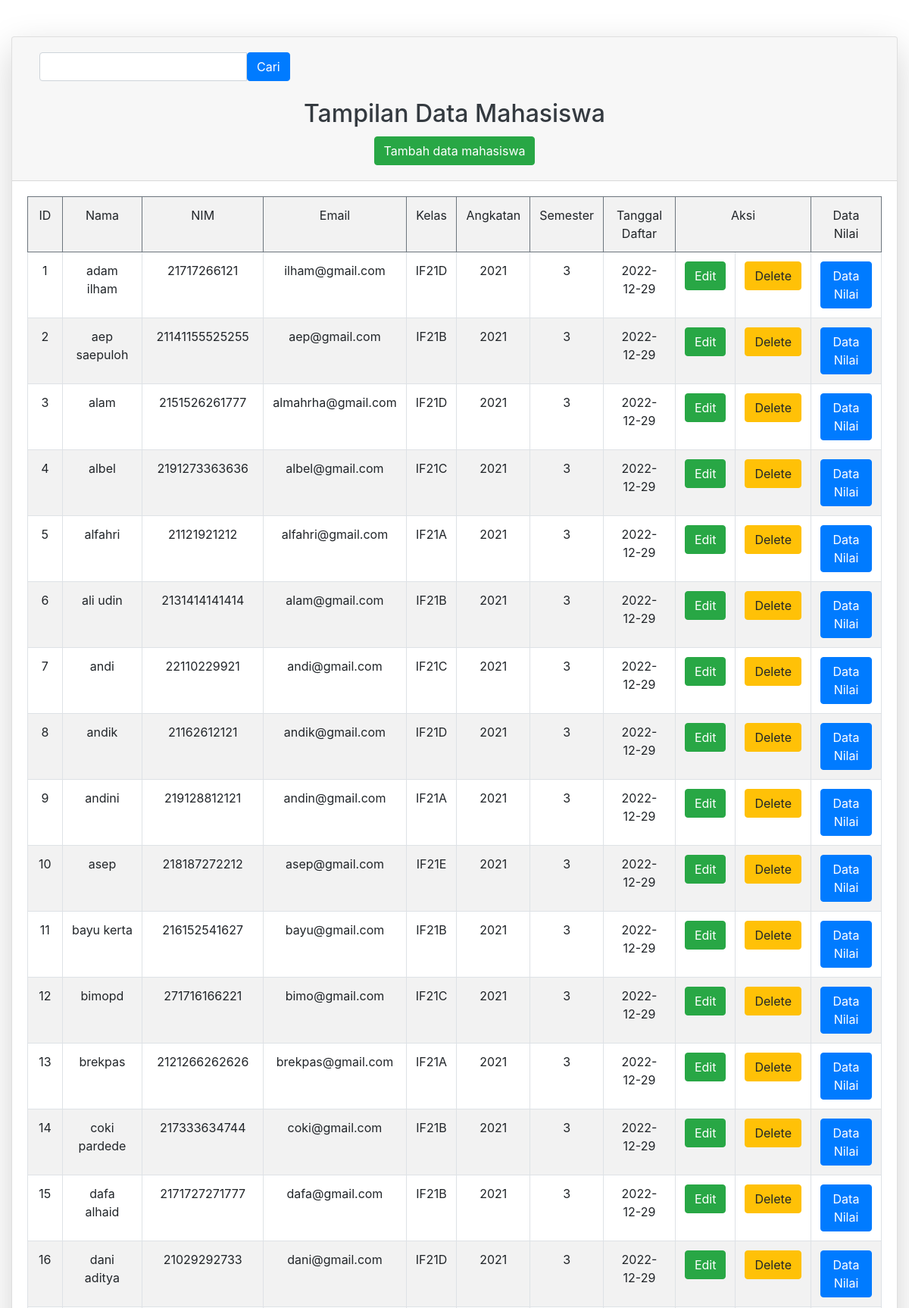
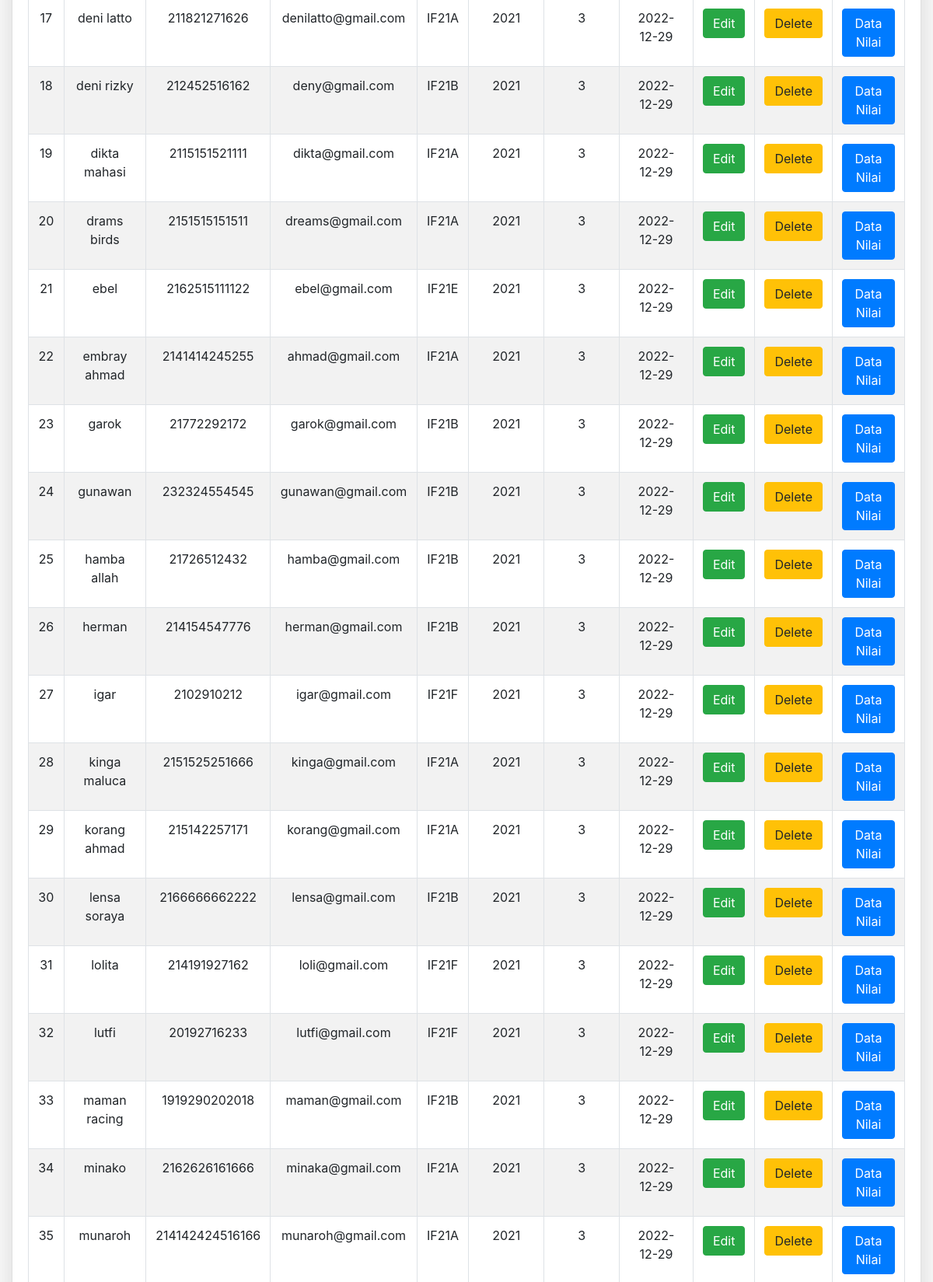
The page / (signed in, upper part) on the database its author committed (2 pictures, top to bottom).
### tables this page shows
CREATE TABLE `mahasiswa` (
  `id` int(11) NOT NULL,
  `nama` varchar(100) NOT NULL,
  `nim` varchar(100) NOT NULL,
  `email` varchar(100) NOT NULL,
  `kelas` varchar(100) NOT NULL,
  `angkatan` varchar(100) NOT NULL,
  `semester` varchar(100) NOT NULL,
  `tgl_daftar` date NOT NULL DEFAULT current_timestamp()
);

### config/Dbconfig.php (called while the page is built, shortened)
<?php
require_once('./config/Operations.php');
class Dbconfig{
    public function db_connect() {
        $this->connection = mysqli_connect('localhost', 'root', '', 'data-mahasiswa');
    }
}

### config/Operations.php (called while the page is built, shortened)
<?php
require_once('./config/Dbconfig.php');
$db = new DbConfig();
class Operations extends Dbconfig{
    public function View_Create($query){
        global $db;
        $result = mysqli_query($db->connection, $query);
        $rows = [];
        while ($row = mysqli_fetch_array($result)) {
            $rows[] = $row;
        }
        return $rows;
    }
}

### index.php (the view, shortened to what this page needs)
<?php
require_once('./config/Dbconfig.php');
$db = new Operations();
$mahasiswa = $db->View_Create("SELECT * FROM mahasiswa ORDER BY nama ASC");
 ?>
 <!DOCTYPE html>
 <html lang="en">
 <head>
    <link rel="stylesheet" href="css/bootstrap.css">
    <link rel="stylesheet" href="css/style.css">
 </head>
 <body class="">
    <div class="container-fluid shadow-lg">
        <div class="row">
            <div class="col">
                <div class="card mt-5 shadow-lg">
                    <div class="card-header ">
                        <nav class="navbar navbar-light">
                        <form method="get">
                            <div class="form-group">
                                <div class="input-group">
                                    <input type="text" name="cari" class="form-control sticky-top">
                                    <div class="input-group-prepend">
                                        <button type="submit" class="rounded btn btn-primary sticky-top">Cari</button>
                                    </div>
                                </div>
                            </div>
                        </form>
                        </nav>
                        <h2 class="text-center text-dark">Tampilan Data Mahasiswa</h2>
                        <h2 class="text-center"><a href="create.php" class="btn btn-success">Tambah data mahasiswa</a>
                        </h2>
                    </div>
                    <div class="card-body">
                        <table class="table table-striped table-bordered border">
                            <tr class="">
                                <td class="text-center warna-satu border border-secondary ">ID</td>
                                <td class="text-center warna-dua border border-secondary">Nama</td>
                                <td class="text-center warna-satu border border-secondary">NIM</td>
                                <td class="text-center warna-dua border border-secondary">Email</td>
                                <td class="text-center warna-satu border border-secondary">Kelas</td>
                                <td class="text-center warna-dua border border-secondary">Angkatan</td>
                                <td class="text-center warna-satu border border-secondary">Semester</td>
                                <td class="text-center warna-satu border border-secondary">Tanggal Daftar</td>
                                <td colspan="2" class="warna-dua text-center border border-secondary">Aksi</td>
                                <td colspan="2" class="warna-satu text-center border border-secondary">Data Nilai</td>
                            </tr>
                            <?php $i = 1; ?>
                            <?php foreach($mahasiswa as $mhs) : ?>
                            <tr>
                                    <td class="text-center"><?= $i; ?></td>
                                    <td class="text-center"><?= $mhs['nama'] ?></td>
                                    <td class="text-center"><?= $mhs['nim'] ?></td>
                                    <td class="text-center"><?= $mhs['email'] ?></td>
                                    <td class="text-center"><?= $mhs['kelas'] ?></td>
                                    <td class="text-center"><?= $mhs['angkatan'] ?></td>
                                    <td class="text-center"><?= $mhs['semester'] ?></td>
                                    <td class="text-center"><?= $mhs['tgl_daftar'] ?></td>
                                    <td><a href="edit.php?U_ID=<?= $mhs['id']  ?>" class="btn btn-success">Edit</a></td>
                                    <td><a href="delete.php?D_ID=<?= $mhs['id'] ?>" class="btn btn-warning" onclick="return confirm('Apakah anda yakin ingin menghapus data tersebut?');" >Delete</a></td>
                                    <td><a href="nilai.php?id=<?= $mhs['id'] ?>" class="btn btn-primary" >Data Nilai</a></td>
                            </tr>
                            <?php $i++;?>
                                <?php endforeach; ?>
                        </table>
                    </div>
                </div>
            </div>
        </div>
    </div>
 </body>
 </html>

### rows shown on the page
mahasiswa: nama "adam ilham", nim "21717266121", email "ilham@gmail.com", kelas "IF21D", angkatan "2021", semester "3", tgl_daftar "2022-12-29"
mahasiswa: nama "aep saepuloh", nim "21141155525255", email "aep@gmail.com", kelas "IF21B", angkatan "2021", semester "3", tgl_daftar "2022-12-29"
mahasiswa: nama "alam", nim "2151526261777", email "almahrha@gmail.com", kelas "IF21D", angkatan "2021", semester "3", tgl_daftar "2022-12-29"
mahasiswa: nama "albel", nim "2191273363636", email "albel@gmail.com", kelas "IF21C", angkatan "2021", semester "3", tgl_daftar "2022-12-29"
mahasiswa: nama "alfahri", nim "21121921212", email "alfahri@gmail.com", kelas "IF21A", angkatan "2021", semester "3", tgl_daftar "2022-12-29"
mahasiswa: nama "ali udin", nim "2131414141414", email "alam@gmail.com", kelas "IF21B", angkatan "2021", semester "3", tgl_daftar "2022-12-29"
mahasiswa: nama "andi", nim "22110229921", email "andi@gmail.com", kelas "IF21C", angkatan "2021", semester "3", tgl_daftar "2022-12-29"
mahasiswa: nama "andik", nim "21162612121", email "andik@gmail.com", kelas "IF21D", angkatan "2021", semester "3", tgl_daftar "2022-12-29"
mahasiswa: nama "andini", nim "219128812121", email "andin@gmail.com", kelas "IF21A", angkatan "2021", semester "3", tgl_daftar "2022-12-29"
mahasiswa: nama "asep", nim "218187272212", email "asep@gmail.com", kelas "IF21E", angkatan "2021", semester "3", tgl_daftar "2022-12-29"
mahasiswa: nama "bayu kerta", nim "216152541627", email "bayu@gmail.com", kelas "IF21B", angkatan "2021", semester "3", tgl_daftar "2022-12-29"
mahasiswa: nama "bimopd", nim "271716166221", email "bimo@gmail.com", kelas "IF21C", angkatan "2021", semester "3", tgl_daftar "2022-12-29"
mahasiswa: nama "brekpas", nim "2121266262626", email "brekpas@gmail.com", kelas "IF21A", angkatan "2021", semester "3", tgl_daftar "2022-12-29"
mahasiswa: nama "coki pardede", nim "217333634744", email "coki@gmail.com", kelas "IF21B", angkatan "2021", semester "3", tgl_daftar "2022-12-29"
mahasiswa: nama "dafa alhaid", nim "2171727271777", email "dafa@gmail.com", kelas "IF21B", angkatan "2021", semester "3", tgl_daftar "2022-12-29"
mahasiswa: nama "dani aditya", nim "21029292733", email "dani@gmail.com", kelas "IF21D", angkatan "2021", semester "3", tgl_daftar "2022-12-29"
mahasiswa: nama "deni latto", nim "211821271626", email "denilatto@gmail.com", kelas "IF21A", angkatan "2021", semester "3", tgl_daftar "2022-12-29"
mahasiswa: nama "deni rizky", nim "212452516162", email "deny@gmail.com", kelas "IF21B", angkatan "2021", semester "3", tgl_daftar "2022-12-29"
mahasiswa: nama "dikta mahasi", nim "2115151521111", email "dikta@gmail.com", kelas "IF21A", angkatan "2021", semester "3", tgl_daftar "2022-12-29"
mahasiswa: nama "drams birds", nim "2151515151511", email "dreams@gmail.com", kelas "IF21A", angkatan "2021", semester "3", tgl_daftar "2022-12-29"
mahasiswa: nama "ebel", nim "2162515111122", email "ebel@gmail.com", kelas "IF21E", angkatan "2021", semester "3", tgl_daftar "2022-12-29"
mahasiswa: nama "embray ahmad", nim "2141414245255", email "ahmad@gmail.com", kelas "IF21A", angkatan "2021", semester "3", tgl_daftar "2022-12-29"
mahasiswa: nama "garok", nim "21772292172", email "garok@gmail.com", kelas "IF21B", angkatan "2021", semester "3", tgl_daftar "2022-12-29"
mahasiswa: nama "gunawan", nim "232324554545", email "gunawan@gmail.com", kelas "IF21B", angkatan "2021", semester "3", tgl_daftar "2022-12-29"
mahasiswa: nama "hamba allah", nim "21726512432", email "hamba@gmail.com", kelas "IF21B", angkatan "2021", semester "3", tgl_daftar "2022-12-29"
mahasiswa: nama "herman", nim "214154547776", email "herman@gmail.com", kelas "IF21B", angkatan "2021", semester "3", tgl_daftar "2022-12-29"
mahasiswa: nama "igar", nim "2102910212", email "igar@gmail.com", kelas "IF21F", angkatan "2021", semester "3", tgl_daftar "2022-12-29"
mahasiswa: nama "kinga maluca", nim "2151525251666", email "kinga@gmail.com", kelas "IF21A", angkatan "2021", semester "3", tgl_daftar "2022-12-29"
mahasiswa: nama "korang ahmad", nim "215142257171", email "korang@gmail.com", kelas "IF21A", angkatan "2021", semester "3", tgl_daftar "2022-12-29"
mahasiswa: nama "lensa soraya", nim "2166666662222", email "lensa@gmail.com", kelas "IF21B", angkatan "2021", semester "3", tgl_daftar "2022-12-29"
mahasiswa: nama "lolita", nim "214191927162", email "loli@gmail.com", kelas "IF21F", angkatan "2021", semester "3", tgl_daftar "2022-12-29"
mahasiswa: nama "lutfi", nim "20192716233", email "lutfi@gmail.com", kelas "IF21F", angkatan "2021", semester "3", tgl_daftar "2022-12-29"
mahasiswa: nama "maman racing", nim "1919290202018", email "maman@gmail.com", kelas "IF21B", angkatan "2021", semester "3", tgl_daftar "2022-12-29"
mahasiswa: nama "minako", nim "2162626161666", email "minaka@gmail.com", kelas "IF21A", angkatan "2021", semester "3", tgl_daftar "2022-12-29"
mahasiswa: nama "munaroh", nim "214142424516166", email "munaroh@gmail.com", kelas "IF21A", angkatan "2021", semester "3", tgl_daftar "2022-12-29"
